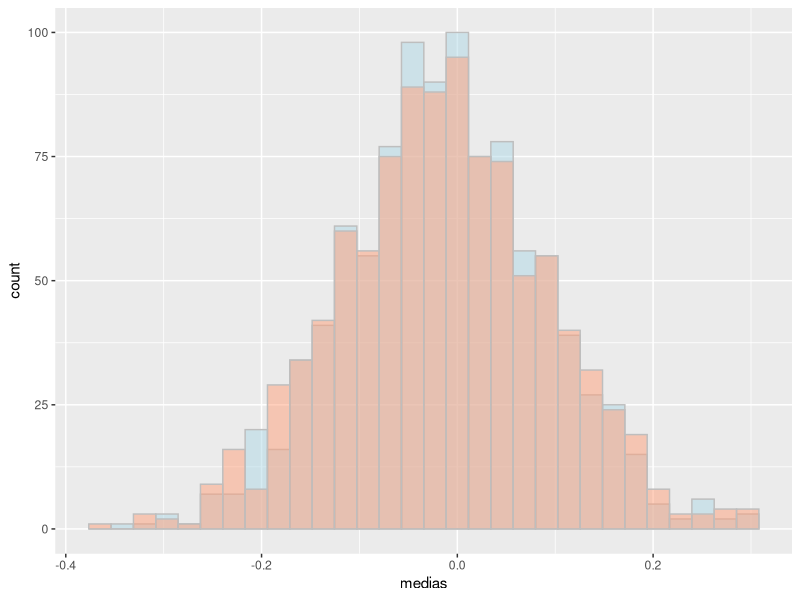
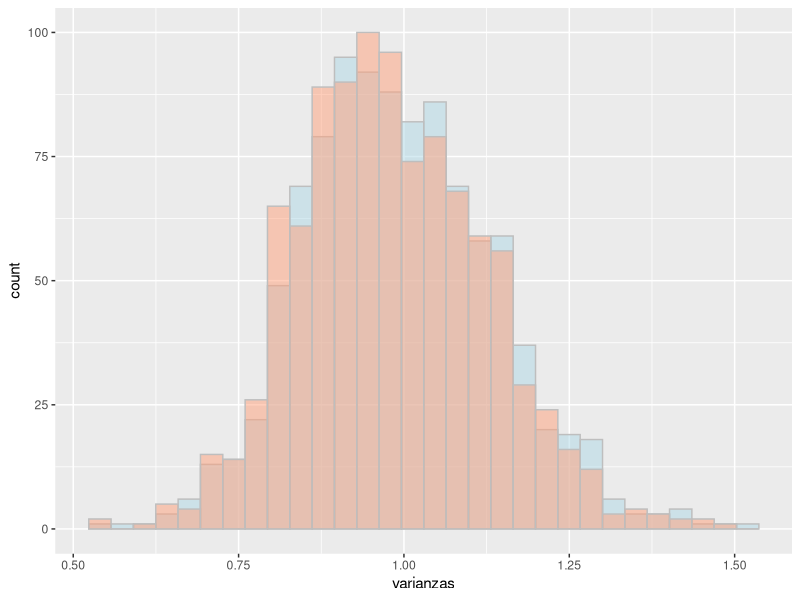

Recreate these plots in R, in order.
library(tidyverse)

simulacion=rnorm(100000)

medias=NULL
medias.2=NULL
varianzas=NULL
varianzas.2=NULL

for (i in 1:1000) {
  muestra=sample(simulacion, 100)
  n=length(muestra)
  media=mean(muestra)
  media2=sum(muestra)/(n-5)
  varianza=var(muestra)
  varianza.2=sum((muestra-media)^2)/n
  medias=c(medias,media)
  medias.2=c(medias.2,media2)
  varianzas=c(varianzas,varianza)
  varianzas.2=c(varianzas.2,varianza.2)
}
mm1=mean(medias)
mm2=mean(medias.2)

mv1=mean(varianzas)
mv2=mean(varianzas.2)

vm1=var(medias)
vm2=var(medias.2)

vv1=var(varianzas)
vv2=var(varianzas.2)

cadena_medias_medias=paste("la media de las medias es:", mm1,'la media de la otra media es:', mm2)
cadena_varianzas_medias=paste("la varianza de las medias es:", vm1,'la varianza de la otra media es:', vm2)

cadena_medias_varianzas=paste("la media de las varianzas es:", mv1,'la media de la otra varianza es:', mv2)
cadena_varianzas_varianzas=paste("la varianza de las varianzas es:", vv1,'la varianza de la otra varianza es:', vv2)

print(cadena_medias_medias)
print(cadena_varianzas_medias)
print(cadena_medias_varianzas)
print(cadena_medias_varianzas)

ggplot()+geom_histogram(aes(x=medias),fill='lightblue', colour='gray',alpha=0.5)+
  geom_histogram(aes(x=medias.2),fill='lightsalmon', colour='gray', alpha=0.5)

ggplot()+geom_histogram(aes(x=varianzas),fill='lightblue', colour='gray',alpha=0.5)+
  geom_histogram(aes(x=varianzas.2),fill='lightsalmon', colour='gray', alpha=0.5)